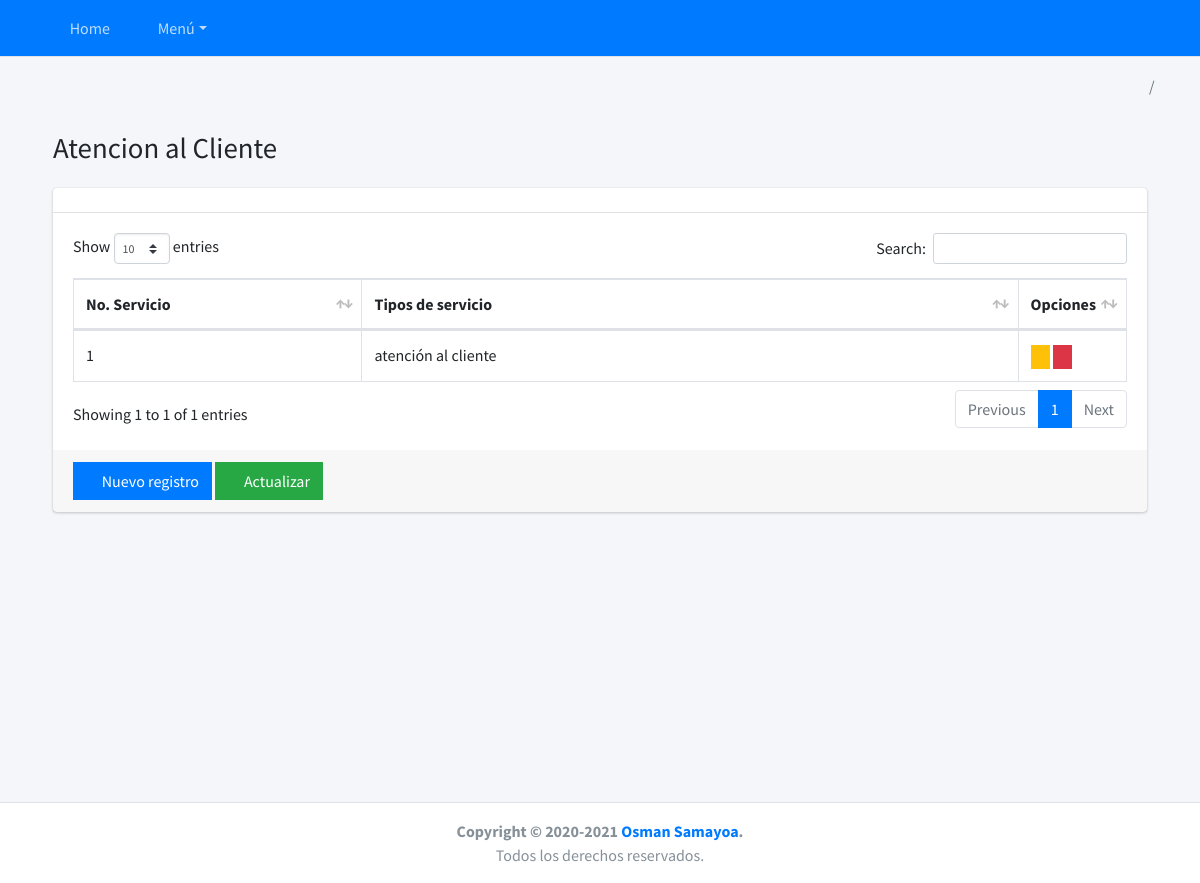
Before: /ordenes/lista-ordenes-servicios/ with the older database file.
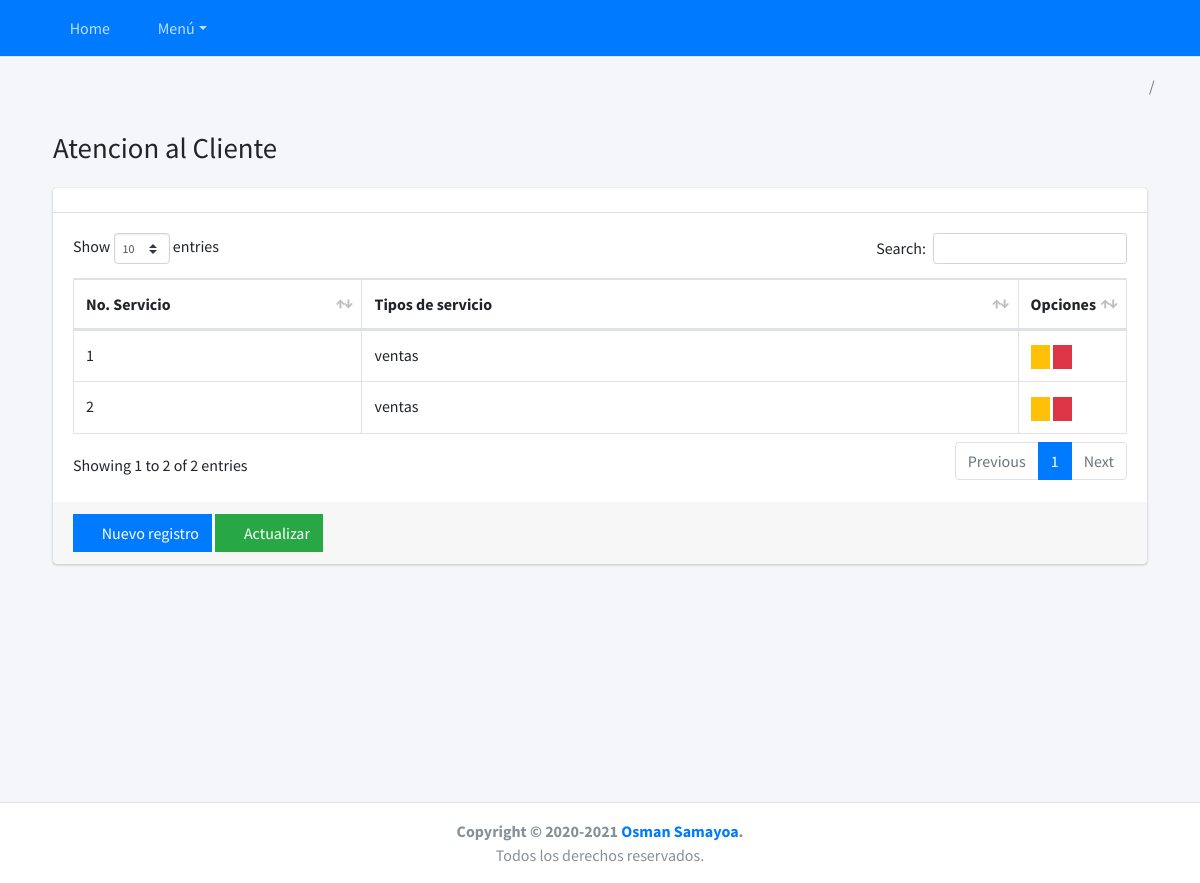
After: the same page with the newer database file.
### ordenes/models.py (models this page shows, shortened)
class Servicio(BaseModel):
    username = models.ForeignKey(settings.AUTH_USER_MODEL, on_delete=models.CASCADE, blank=True, null=True)
    tipo_servicio = models.ForeignKey(TiposServicio, on_delete=models.CASCADE)
    no_servicio = models.AutoField(primary_key=True)
    orden_generada = models.BooleanField(default = True)
    orden_transito = models.BooleanField(default = False)
    class Meta:
        verbose_name = 'Servicio'
        verbose_name_plural = 'Servicios'
        db_table = 'servicio'

class TiposServicio(BaseModel):
    username = models.ForeignKey(settings.AUTH_USER_MODEL, on_delete=models.CASCADE, blank=True, null=True)
    name = models.CharField('Variedad de servicios', max_length=150)
    def __str__(self):
        return self.name
    class Meta:
        verbose_name = 'Tipo de servicio'
        verbose_name_plural = 'Tipos de servicio'
        db_table = 'TipoServicio'

### ordenes/views.py (the view)
# urls.py: path('lista-ordenes-servicios/', OrdenServicio.as_view(), name='lista_ordenes_servicios'),
class OrdenServicio(ListView):
    model =  Servicio
    template_name = 'ordenes/list_orden_servicio.html'
    def get_queryset(self):
        return self.model.objects.all()
    def get_context_data(self , *args , **kwargs):
        context = super().get_context_data(*args, **kwargs)
        context ['title'] = 'Atencion al Cliente'
        context['list_url'] = reverse_lazy('ordenes:lista_ordenes_servicios')
        context['new_url'] = reverse_lazy('ordenes:new_ordenes_servicios')
        return context

### ordenes/templates/ordenes/list_orden_servicio.html
{% extends 'base/list.html' %}
{% block columns %}
  <tr>
    <th scope="col" style="width: 30%" >No. Servicio</th>
    <th scope="col" style="width: 90%" >Tipos de servicio</th>
    <th class="all">Opciones</th>
  </tr>
{% endblock %}
{% block rows %}
{% for m in servicio_list  %}
  <tr>
    <td>{{m.no_servicio}}</td>
    <td>{{m.tipo_servicio}}</td>
    <td>
      <a href="#" class="btn btn-warning btn-xs btn-flat">
        <i class="fas fa-edit"></i></a>
      <a href="#" class="btn btn-danger btn-xs btn-flat">
        <i class="fas fa-trash-alt"></i></a>
    </td>
  </tr>
{% endfor %}
{% endblock %}

Changed rows visible on the page:
changed Servicio id 1: tipo_servicio "atención al cliente" → "ventas"
added Servicio: no_servicio "2", tipo_servicio "ventas"
Other visible differences:
text written by a page script: "Show entries Search: Showing 1 to 1 of 1 entries Previous 1 Next" → "Show entries Search: Showing 1 to 2 of 2 entries Previous 1 Next"
